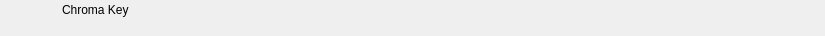
<?xml version="1.0" encoding="UTF-8"?>
<ui version="4.0">
 <class>RundownChromaWidget</class>
 <widget class="QWidget" name="RundownChromaWidget">
  <property name="geometry">
   <rect>
    <x>0</x>
    <y>0</y>
    <width>825</width>
    <height>36</height>
   </rect>
  </property>
  <layout class="QHBoxLayout" name="horizontalLayout">
   <property name="spacing">
    <number>0</number>
   </property>
   <property name="margin">
    <number>0</number>
   </property>
   <item>
    <widget class="QFrame" name="frameItem">
     <property name="sizePolicy">
      <sizepolicy hsizetype="Preferred" vsizetype="Fixed">
       <horstretch>0</horstretch>
       <verstretch>0</verstretch>
      </sizepolicy>
     </property>
     <property name="minimumSize">
      <size>
       <width>0</width>
       <height>36</height>
      </size>
     </property>
     <widget class="QLabel" name="labelIcon">
      <property name="geometry">
       <rect>
        <x>22</x>
        <y>2</y>
        <width>32</width>
        <height>32</height>
       </rect>
      </property>
      <property name="text">
       <string/>
      </property>
      <property name="pixmap">
       <pixmap resource="../Widgets.qrc">:/Graphics/Images/Chroma.png</pixmap>
      </property>
      <property name="scaledContents">
       <bool>true</bool>
      </property>
     </widget>
     <widget class="QLabel" name="labelChannel">
      <property name="geometry">
       <rect>
        <x>0</x>
        <y>0</y>
        <width>0</width>
        <height>0</height>
       </rect>
      </property>
      <property name="text">
       <string></string>
      </property>
     </widget>
     <widget class="QLabel" name="labelLabel">
      <property name="geometry">
       <rect>
        <x>62</x>
        <y>2</y>
        <width>5000</width>
        <height>16</height>
       </rect>
      </property>
      <property name="text">
       <string>Chroma Key</string>
      </property>
     </widget>
     <widget class="QLabel" name="labelVideolayer">
      <property name="geometry">
       <rect>
        <x>140</x>
        <y>19</y>
        <width>40</width>
        <height>16</height>
       </rect>
      </property>
      <property name="text">
       <string></string>
      </property>
     </widget>
     <widget class="QLabel" name="labelColor">
      <property name="geometry">
       <rect>
        <x>0</x>
        <y>0</y>
        <width>18</width>
        <height>36</height>
       </rect>
      </property>
      <property name="text">
       <string/>
      </property>
     </widget>
     <widget class="QLabel" name="labelGroupColor">
      <property name="geometry">
       <rect>
        <x>0</x>
        <y>0</y>
        <width>6</width>
        <height>36</height>
       </rect>
      </property>
      <property name="text">
       <string/>
      </property>
     </widget>
     <widget class="QLabel" name="labelDevice">
      <property name="geometry">
       <rect>
        <x>62</x>
        <y>19</y>
        <width>75</width>
        <height>16</height>
       </rect>
      </property>
      <property name="text">
       <string></string>
      </property>
     </widget>
     <widget class="QLabel" name="labelDelay">
      <property name="geometry">
       <rect>
        <x>185</x>
        <y>19</y>
        <width>55</width>
        <height>16</height>
       </rect>
      </property>
      <property name="text">
       <string></string>
      </property>
     </widget>
     <widget class="QLabel" name="labelRemoteTriggerId">
      <property name="geometry">
       <rect>
        <x>245</x>
        <y>19</y>
        <width>70</width>
        <height>16</height>
       </rect>
      </property>
      <property name="text">
       <string></string>
      </property>
     </widget>
    </widget>
   </item>
   <item>
    <widget class="QFrame" name="frameStatus">
     <property name="minimumSize">
      <size>
       <width>77</width>
       <height>0</height>
      </size>
     </property>
     <property name="maximumSize">
      <size>
       <width>77</width>
       <height>16777215</height>
      </size>
     </property>
     <widget class="QLabel" name="labelGpiConnected">
      <property name="geometry">
       <rect>
        <x>1</x>
        <y>2</y>
        <width>32</width>
        <height>32</height>
       </rect>
      </property>
      <property name="minimumSize">
       <size>
        <width>32</width>
        <height>32</height>
       </size>
      </property>
      <property name="maximumSize">
       <size>
        <width>32</width>
        <height>32</height>
       </size>
      </property>
      <property name="lineWidth">
       <number>0</number>
      </property>
      <property name="text">
       <string/>
      </property>
      <property name="pixmap">
       <pixmap resource="../Widgets.qrc">:/Graphics/Images/GpiConnected.png</pixmap>
      </property>
      <property name="scaledContents">
       <bool>true</bool>
      </property>
     </widget>
     <widget class="QLabel" name="labelDisconnected">
      <property name="geometry">
       <rect>
        <x>32</x>
        <y>2</y>
        <width>32</width>
        <height>32</height>
       </rect>
      </property>
      <property name="minimumSize">
       <size>
        <width>32</width>
        <height>32</height>
       </size>
      </property>
      <property name="maximumSize">
       <size>
        <width>32</width>
        <height>32</height>
       </size>
      </property>
      <property name="text">
       <string/>
      </property>
      <property name="pixmap">
       <pixmap resource="../Widgets.qrc">:/Graphics/Images/Disconnected.png</pixmap>
      </property>
      <property name="scaledContents">
       <bool>true</bool>
      </property>
     </widget>
     <widget class="QLabel" name="labelActiveColor">
      <property name="geometry">
       <rect>
        <x>69</x>
        <y>0</y>
        <width>8</width>
        <height>36</height>
       </rect>
      </property>
      <property name="minimumSize">
       <size>
        <width>8</width>
        <height>36</height>
       </size>
      </property>
      <property name="maximumSize">
       <size>
        <width>8</width>
        <height>36</height>
       </size>
      </property>
      <property name="text">
       <string/>
      </property>
     </widget>
    </widget>
   </item>
  </layout>
 </widget>
 <resources>
  <include location="../Widgets.qrc"/>
 </resources>
 <connections/>
 <slots>
  <slot>addToCombo()</slot>
 </slots>
</ui>
